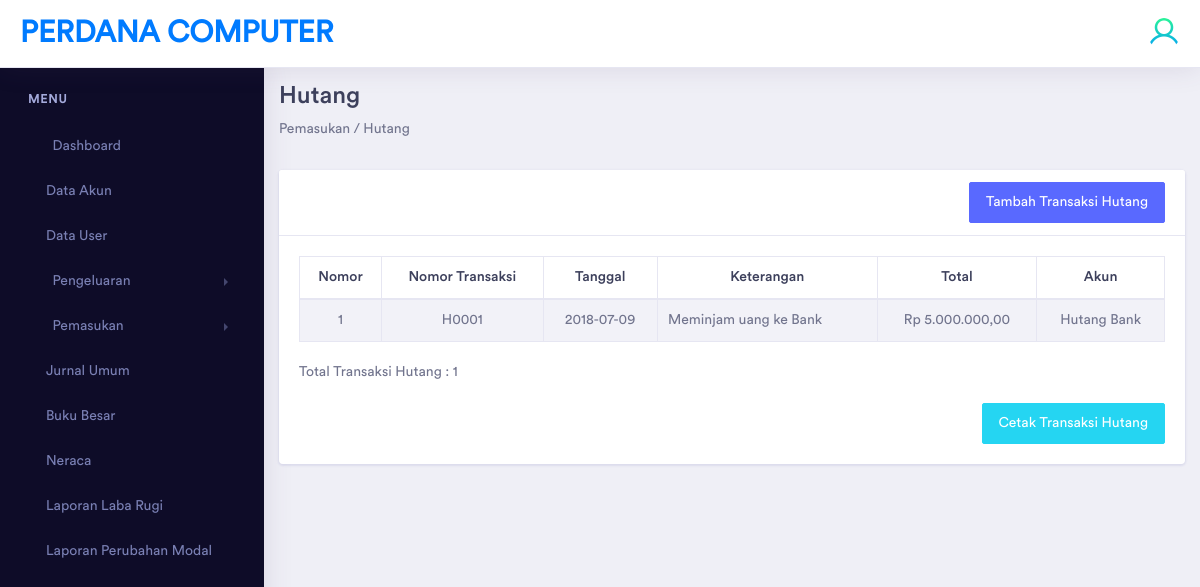
Screenshot of /modules/hutang.php (signed in) with the database file from the repository.
### tables this page shows
CREATE TABLE `hutang` (
  `id_hutang` int(11) NOT NULL,
  `id_baganakun` int(11) NOT NULL,
  `nomortransaksi_hutang` varchar(100) NOT NULL,
  `tanggal_hutang` varchar(100) NOT NULL,
  `keterangan_hutang` varchar(255) NOT NULL,
  `total_hutang` varchar(100) NOT NULL
);

CREATE TABLE `bagan_akun` (
  `id_baganakun` int(11) NOT NULL,
  `kode_akun` varchar(100) NOT NULL,
  `nama_akun` varchar(100) NOT NULL,
  `posisi` varchar(10) NOT NULL,
  `status_akun` enum('Debit','Kredit') NOT NULL,
  `posisi_neraca` varchar(10) NOT NULL,
  `pm` varchar(10) NOT NULL,
  `jenis` varchar(10) NOT NULL
);

### config/koneksi.php (called while the page is built, shortened)
<?php
 $base_url="http://localhost/Webakuntansi/";
?>

### modules/hutang.php (the view, shortened to what this page needs)
<?php
include "../config/koneksi.php";
?>
<!doctype html>
<html lang="en">
<head>
    <link rel="stylesheet" href="<?php echo $base_url;?>includes/assets/vendor/bootstrap/css/bootstrap.min.css">
    <link href="<?php echo $base_url;?>includes/assets/vendor/fonts/circular-std/style.css" rel="stylesheet">
    <link rel="stylesheet" href="<?php echo $base_url;?>includes/assets/libs/css/style.css">
    <link rel="stylesheet" href="<?php echo $base_url;?>includes/assets/vendor/fonts/fontawesome/css/fontawesome-all.css">
    <link rel="stylesheet" href="<?php echo $base_url;?>includes/assets/vendor/charts/morris-bundle/morris.css">
    <link rel="stylesheet" href="<?php echo $base_url;?>includes/assets/vendor/fonts/material-design-iconic-font/css/materialdesignicons.min.css">
</head>
<body>
<?php if(@$_SESSION['username']){
  ?>
    <div class="dashboard-main-wrapper">
    <?php include "header.php";
  ?>
	    </div>
	    <div class="nav-left-sidebar sidebar-dark">
      <?php include "sidebar.php";
  ?>
	    </div>
	    <div class="dashboard-wrapper">
	        <div class="dashboard-influence">
	            <div class="container-fluid">
                    <div class="row">
                    <div class="col-xl-12 col-lg-12 col-md-12 col-sm-12 col-12">
                        <div class="page-header">
                            <h2 class="pageheader-title">Hutang</h2>
                            <p>Pemasukan / Hutang</P>
                        </div>
                    </div>
                </div>
                      <div class="row">
                    <div class="col-xl-12 col-lg-12 col-md-12 col-sm-12 col-12">
                        <div class="card">
                            <div class="card-header">
                                <div align="right"> <a href="#" class="btn btn-primary" data-toggle="modal" data-target="#exampleModal">
                    Tambah Transaksi Hutang</a> </div>
                            </div>
                            <div class="card-body">
                                <div class="table-responsive">
                                    <table id="example4" class="table table-striped table-bordered" style="width:100%">
                                        <thead>
                                            <tr>
                                            <th style="text-align:center;">Nomor</th>
                                            <th style="text-align:center;">Nomor Transaksi</th>
                                                <th style="text-align:center;">Tanggal</th>
                                                <th style="text-align:center;">Keterangan</th>
                                                <th style="text-align:center;">Total</th>
                                                <th style="text-align:center;">Akun</th>
                                            </tr>
                                        </thead>
                                        <?php
  $no =1;
  $ambil1 = mysqli_query($conn,"SELECT * FROM hutang inner join bagan_akun on hutang.id_baganakun=bagan_akun.id_baganakun");
  while ($data1 = mysqli_fetch_array($ambil1)) {
    ?>
  <tr>
    <td style="text-align:center;"><?php echo $no++;?></td>
    <td style="text-align:center;"><?php echo $data1['nomortransaksi_hutang'];?></td>
    <td style="text-align:center;"><?php echo $data1['tanggal_hutang'];?></td>
    <td style="text-align:left;"><?php echo $data1['keterangan_hutang'];?></td>
    <td style="text-align:center;"><?php echo "Rp ".number_format($data1['total_hutang'], 2, ",", ".");?></td>
    <td style="text-align:center;"><?php echo $data1['nama_akun'];?></td>
                                      </div>
                                      </div>
                                      </div>
  <?php
  }
  ?>
                                    <p><p>Total Transaksi Hutang : <?php echo mysqli_num_rows($ambil1) ?></p></p>
                                   <div align="right">   <a href="../modules/cetakhutang.php" class="btn btn-info">Cetak Transaksi Hutang</a> </div>
                                </div>
                            </div>
                        </div>
                    </div>
                </div>
            </div>
                      <?php } else { echo "<script>window.location.href='login.php'</script>";} ?>
</body>
</html>

### rows the page displays
hutang: nomortransaksi_hutang "H0001", tanggal_hutang "2018-07-09", keterangan_hutang "Meminjam uang ke Bank", total_hutang "5.000.000,00", id_baganakun.nama_akun "Hutang Bank"

### other values shown
mysqli_num_rows($ambil1) "1"
